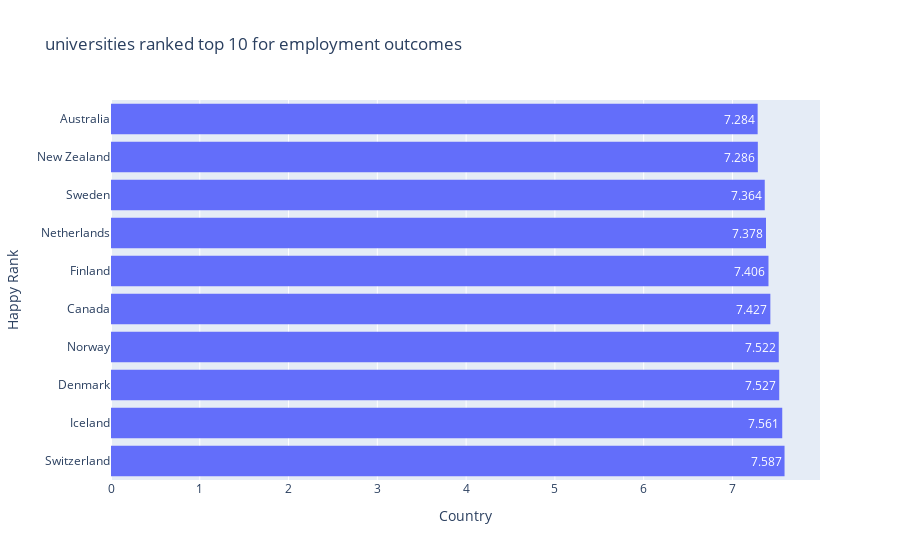

The code cell stored with this chart in its notebook:
### Code cell
fig = px.histogram(top_df, x='Score', y="Country",title="universities ranked top 10 for employment outcomes ", text_auto=True).update_xaxes(categoryorder='total ascending').update_layout(
    xaxis_title="Country", yaxis_title="Happy Rank"
)
fig.show()

### Figure 1 — Plotly figure (JSON) as saved in the notebook; plotly's stock layout.template omitted (floating-point values rounded to 4 significant figures)
{"data": [{"alignmentgroup": "True", "bingroup": "y", "histfunc": "sum", "hovertemplate": "sum of Score=%{x}<br>Country=%{y}<extra></extra>", "legendgroup": "", "marker": {"color": "#636efa", "pattern": {"shape": ""}}, "name": "", "offsetgroup": "", "orientation": "h", "showlegend": false, "texttemplate": "%{value}", "type": "histogram", "x": [7.587, 7.561, 7.527, 7.522, 7.427, 7.406, 7.378, 7.364, 7.286, 7.284], "xaxis": "x", "y": ["Switzerland", "Iceland", "Denmark", "Norway", "Canada", "Finland", "Netherlands", "Sweden", "New Zealand", "Australia"], "yaxis": "y"}], "layout": {"barmode": "relative", "legend": {"tracegroupgap": 0}, "title": {"text": "universities ranked top 10 for employment outcomes "}, "xaxis": {"anchor": "y", "categoryorder": "total ascending", "domain": [0, 1], "title": {"text": "Country"}}, "yaxis": {"anchor": "x", "domain": [0, 1], "title": {"text": "Happy Rank"}}}}
